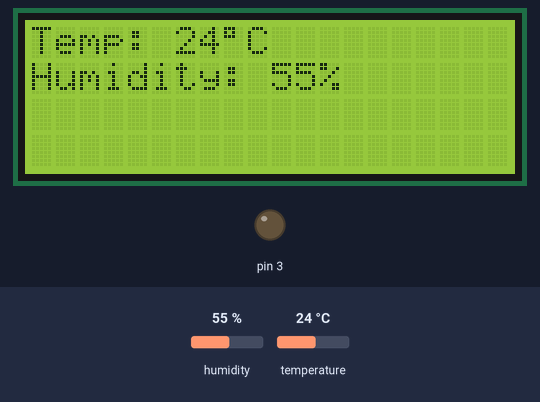
The sketch below on a simulated Arduino Uno, built with avr-gcc and run on an emulated ATmega328P. Shown: 20×4 character LCD, output pins drawn as LEDs (lit = HIGH). Dashed ring = blinking. Inputs (shaded band) come from the test bench; at power-on: humidity 55 %, temperature 24 °C. What the sketch prints to the serial monitor is not drawn.

Above: at 1.2 s.
1.3 s: humidity set to 79 %
At 3.4 s:
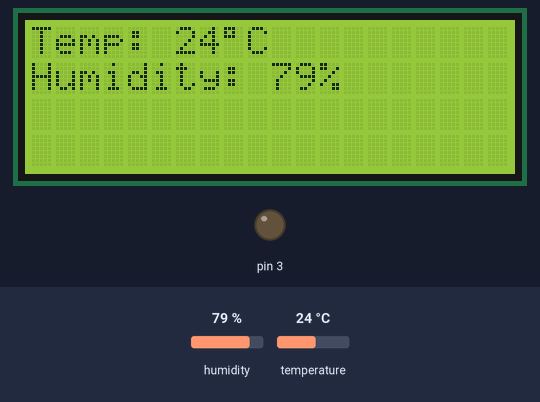
3.7 s: humidity set to 82 %
At 4.57 s:
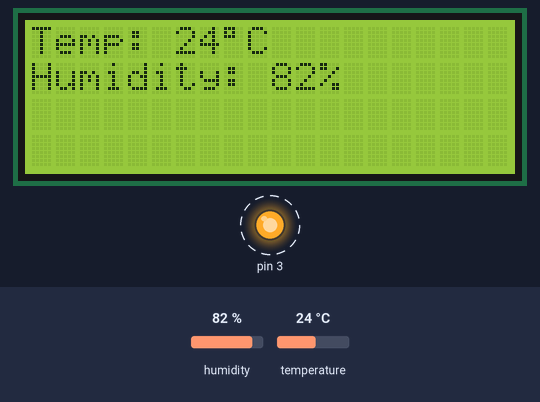
6.8 s: temperature set to 12 °C
At 8.4 s:
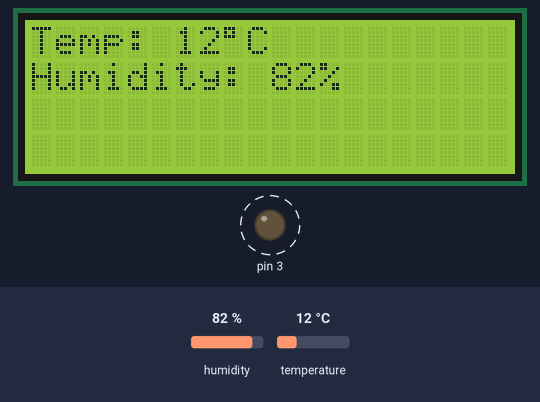
9.3 s: humidity set to 22 %
At 11.9 s:
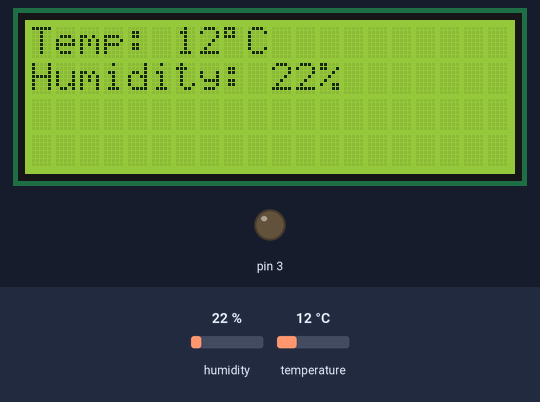
12.2 s: temperature set to 19 °C
Timing chart, 0 to 15.2 s (numbered marks = the images above; inputs shaded):
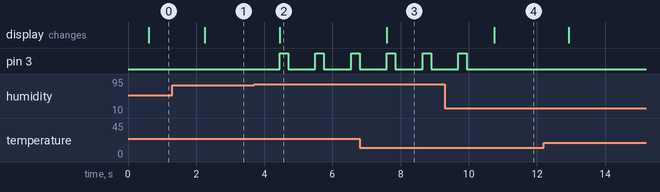

The sketch:

greenhouse_managment.ino
```cpp
#include <DHT11.h>
#include <Wire.h>
#include <LiquidCrystal_I2C.h>

LiquidCrystal_I2C lcd(0x27,20,4);  // set the LCD address to 0x27 for a 16 chars and 2 line display


DHT11 dht11(2);

void setup() {
  // put your setup code here, to run once:
  Serial.begin(9600);
  pinMode(3, OUTPUT);

  lcd.init();                      // initialize the lcd
  lcd.backlight();

}

void loop() {
    int temperature = 0;
    int humidity = 0;

    // Attempt to read the temperature and humidity values from the DHT11 sensor.
    int result = dht11.readTemperatureHumidity(temperature, humidity);
    int temp = temperature;
    int H = humidity;
    // Check the results of the readings.
    // If the reading is successful, print the temperature and humidity values.
    // If there are errors, print the appropriate error messages.
    if (result == 0) {
        //delay(2000); //reads the temp and humidity every 2 seconds
        Serial.print("Temperature: ");
        Serial.print(temperature);
        Serial.print(" °C\tHumidity: ");
        Serial.print(humidity);
        Serial.println(" %");

        // Print a message to the LCD.
        lcd.setCursor(0,0);
        lcd.print("Temp: ");
        lcd.print(temperature);
        lcd.print((char)223); //degrees symbol for lcd screen
        lcd.print("C ");
        lcd.setCursor(0,1);
        lcd.print("Humidity: ");
        lcd.print(humidity);
        lcd.print("% ");

    } else {
        // Print error message based on the error code.
        Serial.println(DHT11::getErrorString(result));
    }

    if (humidity > 80) {
      digitalWrite(3, HIGH);
      delay(250);
      digitalWrite(3,LOW);
      delay(250);
    }
}
```

Measured:
- the behaviour switches between 80 and 81 % on humidity (found by bisection; images 1 and 2)
- after the input at 1.3 s, the display: changes after 0.96 s (image 1)
- after the input at 3.7 s, pin 3: alternates HIGH for 0.25 s and LOW for 0.80 s, starting after 0.75 s; the display: changes after 0.75 s (image 2)
- after the input at 6.8 s, the display: changes after 0.80 s (image 3)
- after the input at 9.3 s, pin 3: goes on until 9.9 s, then stays LOW; the display: changes after 1.4 s (image 4)
